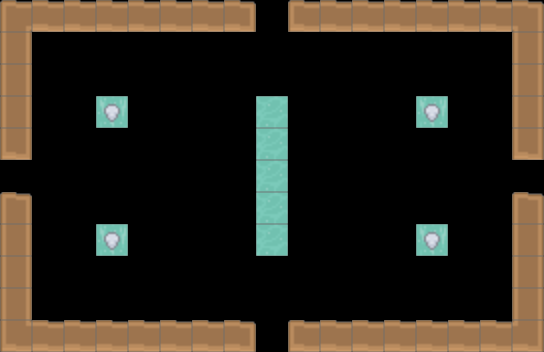

A level layout from a 2D game, rendered from its tile map. Below: a short description, then the map file with its tile-grid data intact:
An orthogonal 17x11 tile map with 32x32 px tiles, 3 tile layers (TileLayer, EntityLayer, DestructibleLayer) and 4 objects (Blinker2, Blinker1, Chased2, Chased1).

<map version="1.0" tiledversion="1.1.1" orientation="orthogonal" renderorder="right-down" width="17" height="11" tilewidth="32" tileheight="32" infinite="0" nextobjectid="31">
 <properties>
  <property name="doorEast" type="bool" value="true" />
  <property name="doorNorth" type="bool" value="true" />
  <property name="doorSouth" type="bool" value="true" />
  <property name="doorWest" type="bool" value="true" />
  <property name="level" type="int" value="0" />
  <property name="type" type="int" value="2" />
 </properties>
 <tileset firstgid="1" source="testTileSet.tsx" />
 <layer name="TileLayer" width="17" height="11">
  <data encoding="csv">
178,176,176,176,176,176,176,177,0,175,176,176,176,176,176,176,179,
210,0,0,0,0,0,0,0,0,0,0,0,0,0,0,0,210,
210,0,0,0,0,0,0,0,0,0,0,0,0,0,0,0,210,
210,0,0,0,0,0,0,0,0,0,0,0,0,0,0,0,210,
207,0,0,0,0,0,0,0,0,0,0,0,0,0,0,0,207,
0,0,0,0,0,0,0,0,0,0,0,0,0,0,0,0,0,
174,0,0,0,0,0,0,0,0,0,0,0,0,0,0,0,174,
210,0,0,0,0,0,0,0,0,0,0,0,0,0,0,0,210,
210,0,0,0,0,0,0,0,0,0,0,0,0,0,0,0,210,
210,0,0,0,0,0,0,0,0,0,0,0,0,0,0,0,210,
211,176,176,176,176,176,176,177,0,175,176,176,176,176,176,176,212
</data>
 </layer>
 <layer name="EntityLayer" width="17" height="11">
  <data encoding="csv">
0,0,0,0,0,0,0,0,0,0,0,0,0,0,0,0,0,
0,0,0,0,0,0,0,0,0,0,0,0,0,0,0,0,0,
0,0,0,0,0,0,0,0,0,0,0,0,0,0,0,0,0,
0,0,0,0,0,0,0,0,0,0,0,0,0,0,0,0,0,
0,0,0,0,0,0,0,0,0,0,0,0,0,0,0,0,0,
0,0,0,0,0,0,0,0,0,0,0,0,0,0,0,0,0,
0,0,0,0,0,0,0,0,0,0,0,0,0,0,0,0,0,
0,0,0,0,0,0,0,0,0,0,0,0,0,0,0,0,0,
0,0,0,0,0,0,0,0,0,0,0,0,0,0,0,0,0,
0,0,0,0,0,0,0,0,0,0,0,0,0,0,0,0,0,
0,0,0,0,0,0,0,0,0,0,0,0,0,0,0,0,0
</data>
 </layer>
 <layer name="DestructibleLayer" width="17" height="11">
  <data encoding="csv">
0,0,0,0,0,0,0,0,0,0,0,0,0,0,0,0,0,
0,0,0,0,0,0,0,0,0,0,0,0,0,0,0,0,0,
0,0,0,0,0,0,0,0,0,0,0,0,0,0,0,0,0,
0,0,0,504,0,0,0,0,370,0,0,0,0,504,0,0,0,
0,0,0,0,0,0,0,0,370,0,0,0,0,0,0,0,0,
0,0,0,0,0,0,0,0,370,0,0,0,0,0,0,0,0,
0,0,0,0,0,0,0,0,370,0,0,0,0,0,0,0,0,
0,0,0,504,0,0,0,0,370,0,0,0,0,504,0,0,0,
0,0,0,0,0,0,0,0,0,0,0,0,0,0,0,0,0,
0,0,0,0,0,0,0,0,0,0,0,0,0,0,0,0,0,
0,0,0,0,0,0,0,0,0,0,0,0,0,0,0,0,0
</data>
 </layer>
 <objectgroup name="EnemyLayer">
  <object id="27" name="Blinker2" x="231.667" y="178.667">
   <properties>
    <property name="enemyID" type="int" value="1" />
    <property name="type" type="int" value="0" />
   </properties>
  </object>
  <object id="28" name="Blinker1" x="304.667" y="177.333">
   <properties>
    <property name="enemyID" type="int" value="1" />
    <property name="type" type="int" value="0" />
   </properties>
  </object>
  <object id="29" name="Chased2" x="431.667" y="178.333">
   <properties>
    <property name="enemyID" type="int" value="2" />
    <property name="type" type="int" value="0" />
   </properties>
  </object>
  <object id="30" name="Chased1" x="112.333" y="176.333">
   <properties>
    <property name="enemyID" type="int" value="2" />
    <property name="type" type="int" value="0" />
   </properties>
  </object>
 </objectgroup>
</map>
